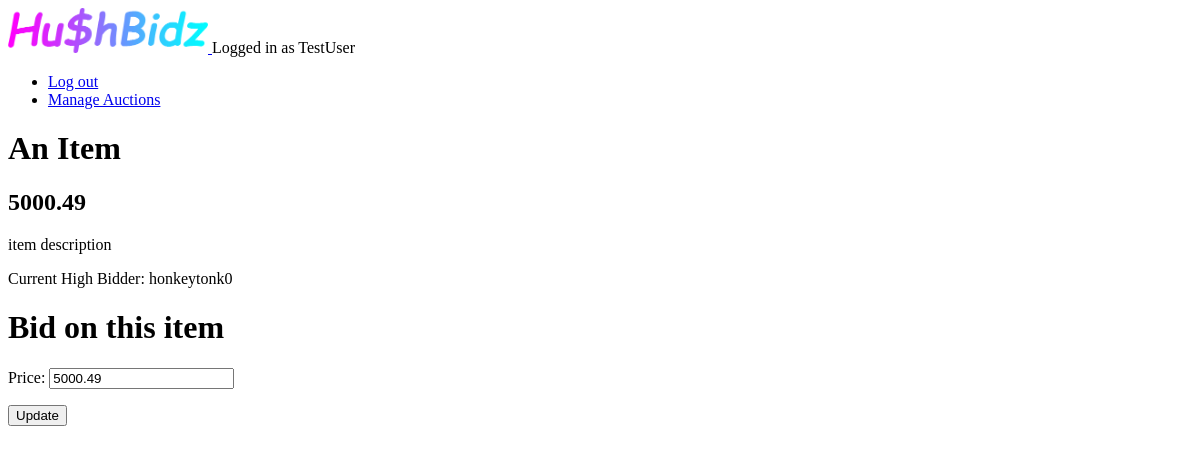
Page /auction_app/view_item/1/1/ (signed in) on the earlier database version.
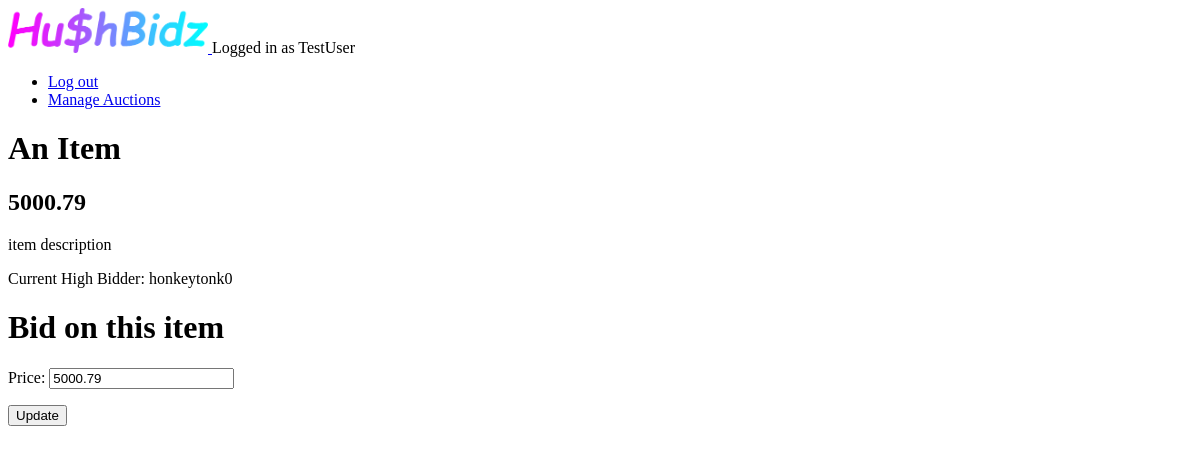
Same page on the later database version.
### auction_app/models.py (models this page shows, shortened)
class Items(models.Model):
    auction = models.ForeignKey(Auction, on_delete=models.CASCADE, related_name='items')
    name = models.CharField('name', max_length=256, default='An Item')
    price = models.DecimalField('price', max_digits=6, decimal_places=2, default='0.00')
    description = models.TextField('description', max_length=256, default='item description')
    image = models.ImageField('image', upload_to='item_image', null=True, blank=True)
    highest_bidder = models.CharField('bidder', max_length=256, default='no bids')

### auction_app/views.py (the view)
# urls.py: path('view_item/<pk>/<id>/', views.view_item, name='view_item'),
@login_required()
def view_item(request, pk, id):
    instance = get_object_or_404(Items, id=id)
    form = PostForm(request.POST or None, instance=instance)
    if form.is_valid() and ValidTime(request, pk, id):
        item = form.save(commit=False)
        item.highest_bidder = request.user.username
        form.save()
        return redirect('view_item', pk=pk, id=id)
    auction = get_object_or_404(Auction, pk=pk)
    items   = auction.items.all()
    item = get_object_or_404(Items, id=id)
    context = {
            'item': item,
            'form': form
    }
    return render(request, 'auction_app/view_item.html', context)

### auction_app/forms.py
class PostForm(forms.ModelForm):
    class Meta:
        model = Items
        fields = ('price',)

### auction_app/templates/auction_app/view_item.html (shortened to what this page needs)
{% extends "auction_app/base.html" %}
{% block content %}
<h1>{{item.name}}</h1>
<h2>{{item.price}}</h2>
<p>{{item.description}}</p>
<!p>Current High Bidder: {{item.highest_bidder}}</p>
<div>
<h1>Bid on this item</h1>
<form method="post">
    {{ form.as_p }}
    <input type="submit" value="Update">
</form>
</div>
{% endblock %}

Differences in the rows shown:
changed Items "An Item": price "5000.49" → "5000.79"
Other differences:
form field price: "5000.49" → "5000.79"
